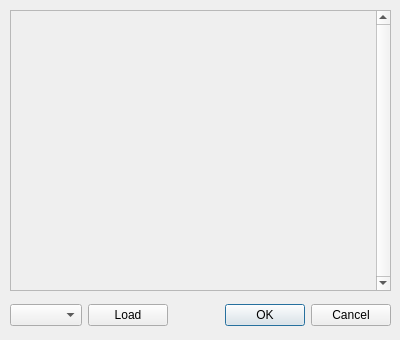
<?xml version="1.0" encoding="UTF-8"?>
<ui version="4.0">
 <class>PreferencesDialog</class>
 <widget class="QDialog" name="PreferencesDialog">
  <property name="geometry">
   <rect>
    <x>0</x>
    <y>0</y>
    <width>400</width>
    <height>340</height>
   </rect>
  </property>
  <property name="windowTitle">
   <string>Dialog</string>
  </property>
  <widget class="QScrollArea" name="scrollArea">
   <property name="geometry">
    <rect>
     <x>10</x>
     <y>10</y>
     <width>381</width>
     <height>281</height>
    </rect>
   </property>
   <property name="verticalScrollBarPolicy">
    <enum>Qt::ScrollBarAlwaysOn</enum>
   </property>
   <property name="horizontalScrollBarPolicy">
    <enum>Qt::ScrollBarAlwaysOff</enum>
   </property>
   <property name="widgetResizable">
    <bool>true</bool>
   </property>
   <widget class="QWidget" name="scrollAreaWidgetContents">
    <property name="geometry">
     <rect>
      <x>0</x>
      <y>0</y>
      <width>361</width>
      <height>277</height>
     </rect>
    </property>
    <property name="sizePolicy">
     <sizepolicy hsizetype="Preferred" vsizetype="Expanding">
      <horstretch>0</horstretch>
      <verstretch>0</verstretch>
     </sizepolicy>
    </property>
   </widget>
  </widget>
  <widget class="QWidget" name="horizontalLayoutWidget_2">
   <property name="geometry">
    <rect>
     <x>10</x>
     <y>300</y>
     <width>381</width>
     <height>31</height>
    </rect>
   </property>
   <layout class="QHBoxLayout" name="horizontalLayout_2">
    <item>
     <widget class="QComboBox" name="comboBox"/>
    </item>
    <item>
     <widget class="QPushButton" name="pushButton_3">
      <property name="text">
       <string>Load</string>
      </property>
     </widget>
    </item>
    <item>
     <spacer name="horizontalSpacer_2">
      <property name="orientation">
       <enum>Qt::Horizontal</enum>
      </property>
      <property name="sizeHint" stdset="0">
       <size>
        <width>40</width>
        <height>20</height>
       </size>
      </property>
     </spacer>
    </item>
    <item>
     <widget class="QDialogButtonBox" name="buttonBox">
      <property name="standardButtons">
       <set>QDialogButtonBox::Cancel|QDialogButtonBox::Ok</set>
      </property>
     </widget>
    </item>
   </layout>
  </widget>
  <zorder>scrollArea</zorder>
  <zorder>horizontalSpacer</zorder>
  <zorder>horizontalLayoutWidget_2</zorder>
 </widget>
 <resources/>
 <connections/>
</ui>
